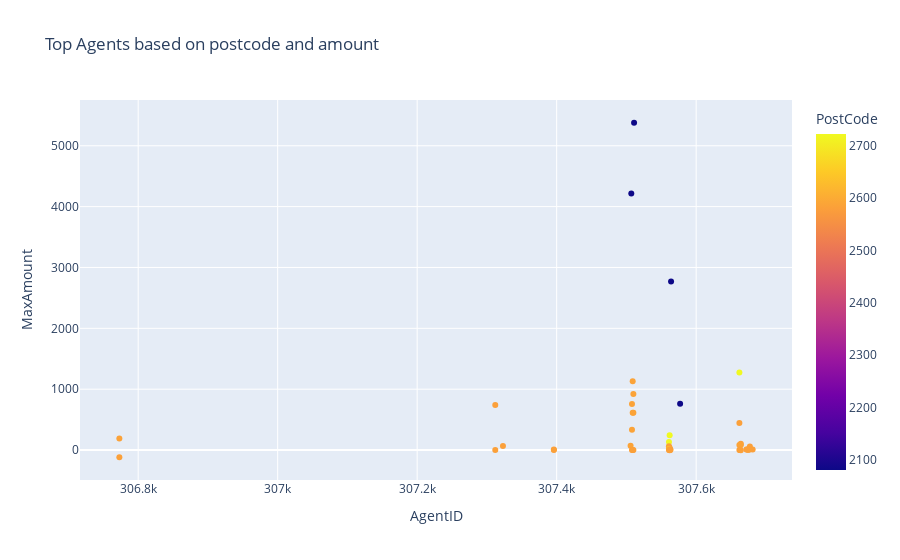

The notebook cell saved with this chart:
### Code cell
import plotly.express as px

fig = px.scatter(df, x='AgentID', y='MaxAmount', color='PostCode', title='Top Agents based on postcode and amount')
fig.show()

### Figure 1 — Plotly figure (JSON) as saved in the notebook; plotly's stock layout.template omitted (floating-point values rounded to 4 significant figures)
{"data": [{"hovertemplate": "AgentID=%{x}<br>MaxAmount=%{y}<br>PostCode=%{marker.color}<extra></extra>", "legendgroup": "", "marker": {"color": [2081, 2081, 2081, 2722, 2587, 2587, 2081, 2587, 2581, 2586, 2586, 2581, 2586, 2722, 2584, 2722, 2581, 2586, 2586, 2587, 2581, 2581, 2581, 2581, 2626, 2581, 2581, 2581, 2581, 2581, 2581, 2581, 2581, 2581, 2582, 2582, 2582, 2582, 2582, 2582, 2582, 2582, 2582, 2582, 2582, 2582], "coloraxis": "coloraxis", "symbol": "circle"}, "mode": "markers", "name": "", "orientation": "v", "showlegend": false, "type": "scatter", "x": [307511, 307507, 307564, 307662, 307509, 307510, 307577, 307508, 307312, 307510, 307509, 307662, 307508, 307562, 306773, 307561, 307664, 307664, 307662, 307506, 307323, 307561, 307677, 307562, 307561, 307396, 307563, 307681, 307673, 307675, 307672, 307663, 307676, 307674, 307396, 307508, 307561, 307312, 307662, 307509, 307510, 307563, 307663, 307562, 307664, 306773], "xaxis": "x", "y": [5378.0, 4216.0, 2770.0, 1275.0, 1130.0, 920.9, 763.0, 755.6, 742.4, 613.8, 613.8, 443.2, 333.6, 241.8, 188.6, 132.5, 104.1, 84.72, 84.72, 70.36, 68.7, 62.1, 57.58, 37.99, 22.18, 9.95, 9.9, 9.51, 8.6, 8.53, 7.38, 6.05, 4.38, 4.31, 0.09, 0.0, 0.0, 0.0, 0.0, 0.0, 0.0, -0.22, -0.48, -1.26, -1.75, -118.0], "yaxis": "y"}], "layout": {"coloraxis": {"colorbar": {"title": {"text": "PostCode"}}, "colorscale": [[0.0, "#0d0887"], [0.1111, "#46039f"], [0.2222, "#7201a8"], [0.3333, "#9c179e"], [0.4444, "#bd3786"], [0.5556, "#d8576b"], [0.6667, "#ed7953"], [0.7778, "#fb9f3a"], [0.8889, "#fdca26"], [1.0, "#f0f921"]]}, "legend": {"tracegroupgap": 0}, "title": {"text": "Top Agents based on postcode and amount"}, "xaxis": {"anchor": "y", "domain": [0.0, 1.0], "title": {"text": "AgentID"}}, "yaxis": {"anchor": "x", "domain": [0.0, 1.0], "title": {"text": "MaxAmount"}}}}
